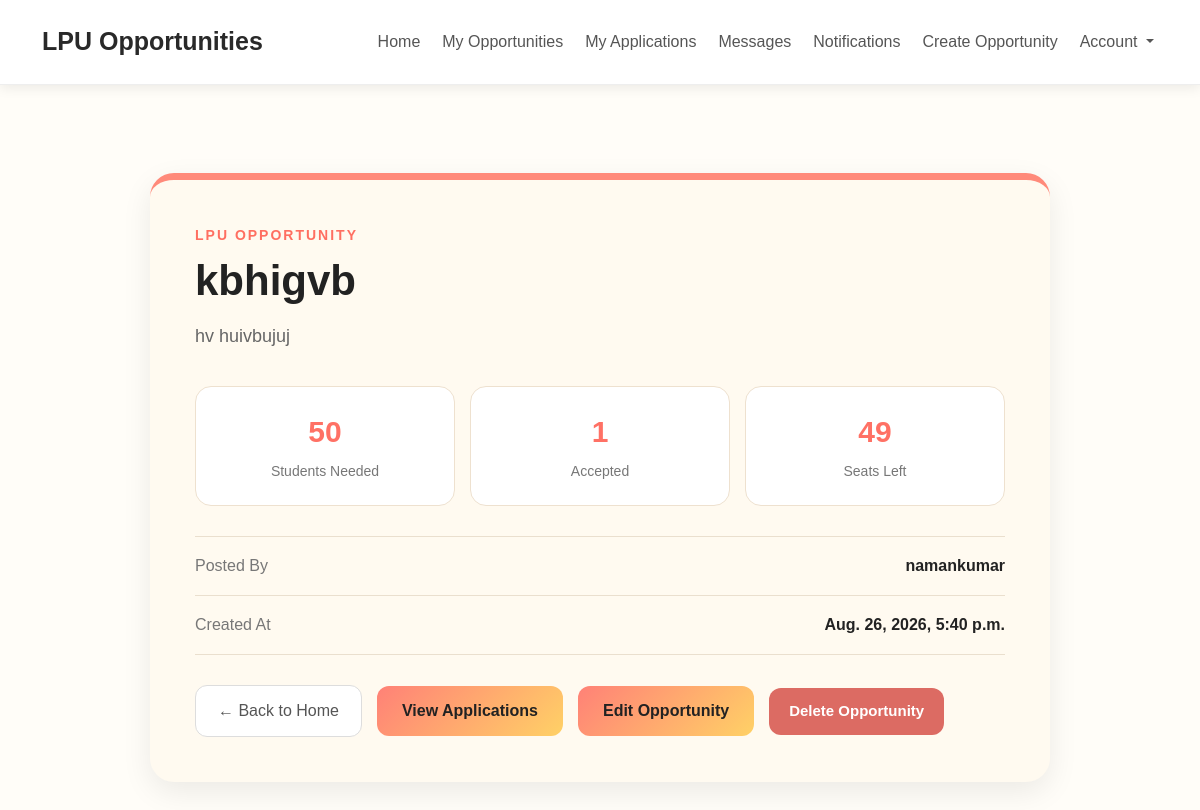
The app's page /opportunity/4/ (signed in) with its own data.
### home/models.py (models this page shows, shortened)
class Opportunity(models.Model):
    CATEGORY_CHOICES = [
        ("hackathon", "Hackathon"),
        ("research", "Research"),
        ("internship", "Internship"),
        ("workshop", "Workshop"),
        ("competition", "Competition"),
        ("event", "Event"),
        ("project", "Project"),
        ("club", "Club / Society"),
        ("volunteering", "Volunteering"),
        ("other", "Other"),
    ]
    posted_by = models.ForeignKey(User, on_delete=models.CASCADE)
    title = models.CharField(max_length=200)
    description = models.TextField(blank=True)
    category = models.CharField(
        max_length=20,
        choices=CATEGORY_CHOICES,
        default="other"
    )
    students_needed = models.IntegerField()
    created_at = models.DateTimeField(auto_now_add=True)
    member_left = models.BooleanField(default=False)

### home/views.py (the view)
# urls.py: path("opportunity/<int:id>/", views.opportunity_detail, name="opportunity_detail"),
@login_required
def opportunity_detail(request, id):
    opportunity = get_object_or_404(Opportunity, id=id)
    accepted_count = Application.objects.filter(
        opportunity=opportunity,
        status="accepted"
    ).count()
    available_seats = opportunity.students_needed - accepted_count
    return render(request, "opportunity_detail.html", {
        "opportunity": opportunity,
        "accepted_count": accepted_count,
        "available_seats": available_seats,
    })

### templates/opportunity_detail.html (shortened to what this page needs)
{% extends "base.html" %}
{% block content %}
<div class="opportunity-detail">
    <p class="detail-label">
        LPU OPPORTUNITY
    </p>
    <h1 class="detail-title">
        {{ opportunity.title }}
    </h1>
    <p class="detail-description">
        {{ opportunity.description }}
    </p>
    <div class="detail-stats">
        <div class="detail-stat">
            <strong>{{ opportunity.students_needed }}</strong>
            <span>Students Needed</span>
        </div>
        <div class="detail-stat">
            <strong>{{ accepted_count }}</strong>
            <span>Accepted</span>
        </div>
        <div class="detail-stat">
            <strong>{{ available_seats }}</strong>
            <span>Seats Left</span>
        </div>
    </div>
    <div class="detail-info">
        <div>
            <span>Posted By</span>
            <strong>{{ opportunity.posted_by.username }}</strong>
        </div>
        <div>
            <span>Created At</span>
            <strong>{{ opportunity.created_at }}</strong>
        </div>
    </div>
    <div class="detail-actions">
        <a href="{% url 'home' %}" class="btn-back">
            ← Back to Home
        </a>
        {% if request.user != opportunity.posted_by %}
            {% if available_seats > 0 %}
            <form
                method="POST"
                action="{% url 'apply_opportunity' opportunity.id %}"
                style="display: inline;"
            >
                {% csrf_token %}
                <button
                    type="submit"
                    class="btn-apply"
                >
                    Apply Now
                </button>
            </form>
            {% else %}
                <span class="btn-full">
                    Opportunity Full
                </span>
            {% endif %}
        {% else %}
            <a
                href="{% url 'opportunity_applications' opportunity.id %}"
                class="btn-apply"
            >
                View Applications
            </a>
            <a
                href="{% url 'edit_opportunity' opportunity.id %}"
                class="btn-apply"
            >
                Edit Opportunity
            </a>
            <a
                href="{% url 'delete_opportunity' opportunity.id %}"
                class="delete-button"
            >
                Delete Opportunity
            </a>
        {% endif %}
    </div>
</div>
{% endblock %}

### static/style.css (style rules this page uses)
body { background: #fffdf8; color: #292929; font-family: Arial, sans-serif; margin: 0; }
h1, h2, h3 { color: #292929; }
.opportunity-detail { max-width: 900px; margin: 40px auto; background: #fffaf0; border-radius: 24px; padding: 45px; box-shadow: 0 10px 30px rgba(0, 0, 0, 0.08); border-top: 7px solid #ff8a7a; }
.detail-label { color: #ff6f61; font-size: 14px; font-weight: 700; letter-spacing: 2px; margin-bottom: 10px; }
.detail-title { font-size: 42px; font-weight: 700; color: #222; margin-bottom: 15px; overflow-wrap: anywhere; word-break: break-word; }
.detail-description { font-size: 18px; color: #666; line-height: 1.7; margin-bottom: 35px; overflow-wrap: anywhere; word-break: break-word; }
.detail-stats { display: grid; grid-template-columns: repeat(3, 1fr); gap: 15px; margin-bottom: 30px; }
.detail-stat { background: white; border: 1px solid #eee1cf; border-radius: 16px; padding: 22px; text-align: center; }
.detail-stat strong { display: block; font-size: 30px; color: #ff7165; margin-bottom: 5px; }
.detail-stat span { color: #777; font-size: 14px; }
.detail-info { border-top: 1px solid #eadfce; border-bottom: 1px solid #eadfce; margin-bottom: 30px; }
.detail-info div { display: flex; justify-content: space-between; padding: 17px 0; border-bottom: 1px solid #eadfce; }
.detail-info div:last-child { border-bottom: none; }
.detail-info span { color: #777; }
.detail-info strong { color: #222; }
.detail-actions { display: flex; gap: 15px; align-items: center; }
.btn-apply { display: inline-block; padding: 13px 25px; border: none; border-radius: 12px; text-decoration: none; color: #222; font-weight: 600; background: linear-gradient(135deg, #ff8177, #ffd166); transition: 0.2s ease; cursor: pointer; font-size: 16px; }
.btn-back { display: inline-block; padding: 13px 22px; border-radius: 12px; text-decoration: none; color: #555; background: #fff; border: 1px solid #ddd; }
.delete-button { display: inline-block; border: none; border-radius: 12px; padding: 12px 20px; background: #dc6b63; color: white; font-size: 15px; font-weight: 600; text-decoration: none; cursor: pointer; transition: 0.2s ease; }

### records on screen
Opportunity: title "kbhigvb", description "hv huivbujuj", students_needed "50", posted_by.username "namankumar", created_at "Aug. 26, 2026, 5:40 p.m."

### other values on screen
{{ accepted_count }} "1"
{{ available_seats }} "49"
